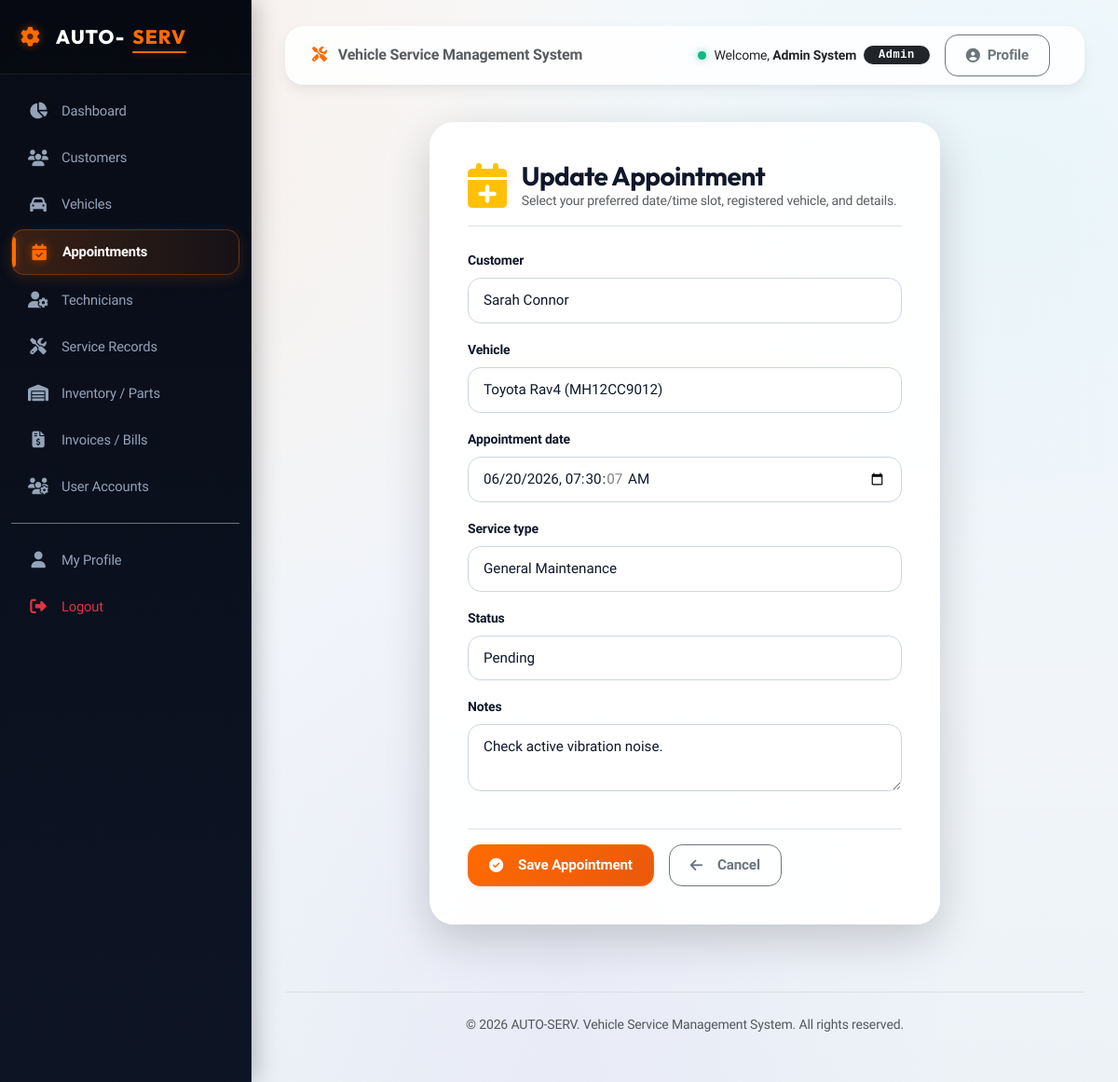
The page /appointments/6/edit/ (signed in) on the database as committed earlier.
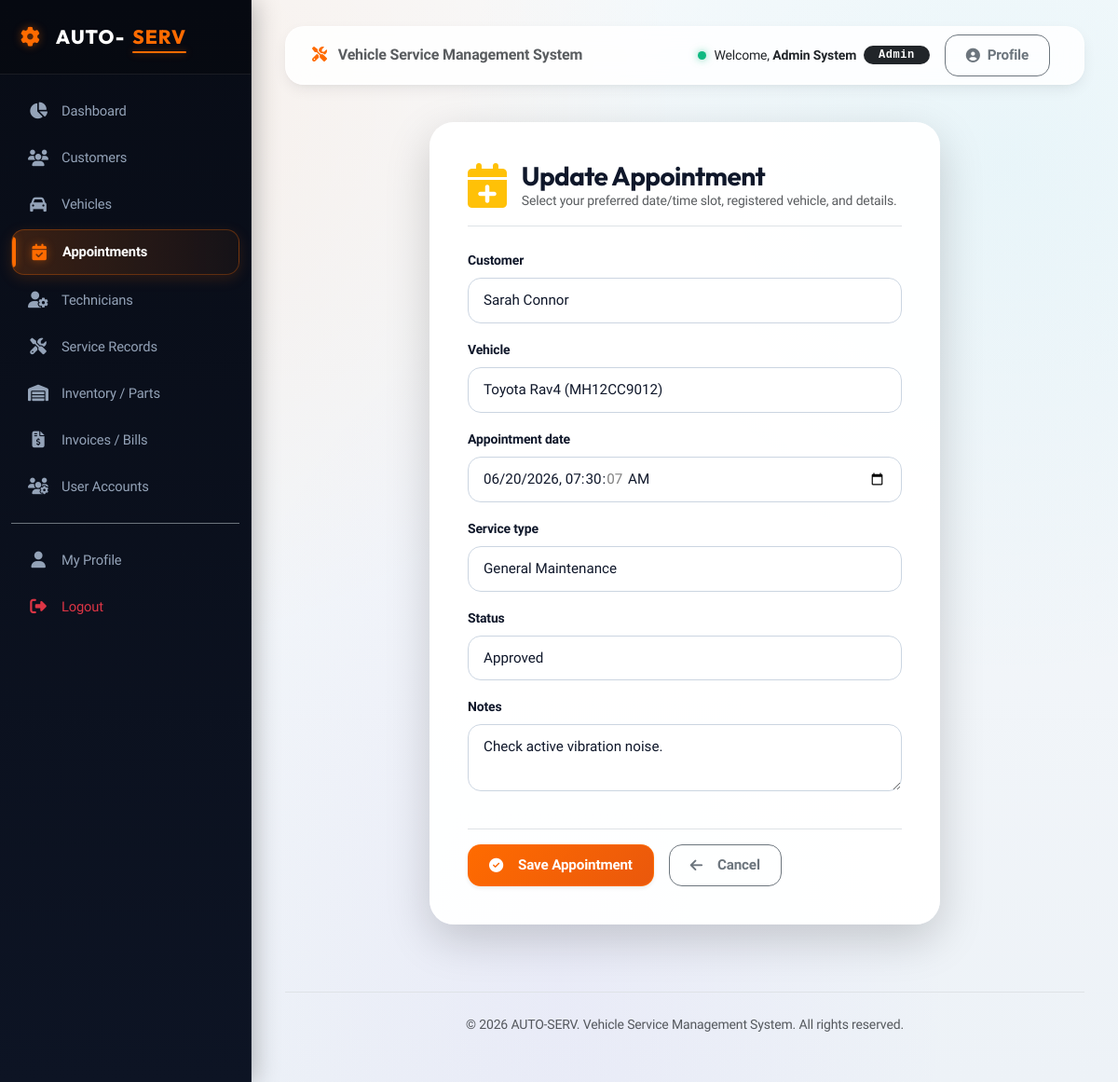
The same page on the database as committed later.
### appointment/models.py (models this page shows, shortened)
class Appointment(models.Model):
    STATUS_CHOICES = (
        ('pending', 'Pending'),
        ('approved', 'Approved'),
        ('in_progress', 'In Progress'),
        ('completed', 'Completed'),
        ('cancelled', 'Cancelled'),
    )
    SERVICE_CHOICES = (
        ('general', 'General Maintenance'),
        ('oil_change', 'Oil & Filter Change'),
        ('brakes', 'Brake Repair & Service'),
        ('engine', 'Engine Diagnostics & Tuning'),
        ('alignment', 'Wheel Alignment & Balancing'),
        ('ac', 'Air Conditioning Service'),
        ('electrical', 'Electrical Diagnostics'),
        ('bodywork', 'Body Repair & Detailing'),
    )
    customer = models.ForeignKey(Customer, on_delete=models.CASCADE, related_name='appointments')
    vehicle = models.ForeignKey(Vehicle, on_delete=models.CASCADE, related_name='appointments')
    appointment_date = models.DateTimeField()
    service_type = models.CharField(max_length=50, choices=SERVICE_CHOICES, default='general')
    status = models.CharField(max_length=20, choices=STATUS_CHOICES, default='pending')
    notes = models.TextField(blank=True, null=True)

### accounts/decorators.py (the view)
        def _wrapped_view(request, *args, **kwargs):
            if request.user.is_authenticated:
                allowed_roles = list(roles)
                if 'admin' in allowed_roles and 'service_advisor' not in allowed_roles:
                    allowed_roles.append('service_advisor')
                if request.user.role in allowed_roles or request.user.is_superuser:
                    return view_func(request, *args, **kwargs)
            raise PermissionDenied

### appointment/forms.py
class AppointmentForm(forms.ModelForm):
    class Meta:
        model = Appointment
        fields = ['customer', 'vehicle', 'appointment_date', 'service_type', 'status', 'notes']
        widgets = {
            'customer': forms.Select(attrs={'class': 'form-control'}),
            'vehicle': forms.Select(attrs={'class': 'form-control'}),
            'appointment_date': forms.DateTimeInput(attrs={'class': 'form-control', 'type': 'datetime-local'}),
            'service_type': forms.Select(attrs={'class': 'form-control'}),
            'status': forms.Select(attrs={'class': 'form-control'}),
            'notes': forms.Textarea(attrs={'class': 'form-control', 'rows': 2}),
        }

### customers/models.py (called while the page is built)
    def __str__(self):
        return self.customer_name

### vehicles/models.py (called while the page is built)
    def __str__(self):
        return f"{self.brand} {self.model} ({self.vehicle_number})"

### templates/appointment/appointment_form.html (shortened to what this page needs)
{% extends 'base.html' %}
{% block content %}
<div class="row justify-content-center">
    <div class="col-md-8">
        <div class="form-card shadow-lg">
            <div class="d-flex align-items-center gap-3 mb-4 pb-3 border-bottom">
                <i class="fa-solid fa-calendar-plus fa-3x text-warning"></i>
                <div>
                    <h3 class="fw-bold mb-0">{{ title }}</h3>
                    <p class="text-muted small mb-0">Select your preferred date/time slot, registered vehicle, and details.</p>
                </div>
            </div>
            {% if user.role == 'customer' and vehicles_exist is False %}
            <div class="text-center py-5">
                <div class="mb-4">
                    <span class="fa-stack fa-2x">
                        <i class="fa-solid fa-car fa-stack-1x text-muted opacity-50"></i>
                        <i class="fa-solid fa-ban fa-stack-2x text-danger"></i>
                    </span>
                </div>
                <h4 class="fw-bold">No Registered Vehicles Found</h4>
                <p class="text-muted small mx-auto" style="max-width: 480px;">
                    You must register a vehicle in your profile before you can book a service appointment.
                </p>
                <div class="mt-4 d-flex justify-content-center gap-3">
                    <a href="{% url 'vehicles:customer_vehicle_create' %}" class="btn btn-primary shadow-sm">
                        <i class="fa-solid fa-car-side me-2"></i>Register a Vehicle
                    </a>
                    <a href="{% url 'customers:customer_dashboard' %}" class="btn btn-outline-secondary">
                        <i class="fa-solid fa-arrow-left me-2"></i>Back to Dashboard
                    </a>
                </div>
            </div>
            {% else %}
            <form method="post">
                <div class="row">
                    {% for field in form %}
                    <div class="col-md-12 mb-3">
                        <label for="{{ field.id_for_label }}" class="form-label fw-semibold small">{{ field.label }}</label>
                        {{ field }}
                    </div>
                    {% endfor %}
                </div>
                <div class="mt-4 pt-3 border-top d-flex gap-3">
                    <button type="submit" class="btn btn-primary shadow-sm">
                        <i class="fa-solid fa-check-circle me-2"></i>Save Appointment
                    </button>
                    {% if user.role == 'customer' %}
                    <a href="{% url 'customers:customer_dashboard' %}" class="btn btn-outline-secondary">
                        <i class="fa-solid fa-arrow-left me-2"></i>Cancel
                    </a>
                    {% else %}
                    <a href="{% url 'appointment:appointment_list' %}" class="btn btn-outline-secondary">
                        <i class="fa-solid fa-arrow-left me-2"></i>Cancel
                    </a>
                    {% endif %}
                </div>
            </form>
            {% endif %}
        </div>
    </div>
</div>
{% endblock %}

Rows that differ between the two databases and show on the page:
changed Appointment "Sarah Connor": status "Pending" → "Approved"
